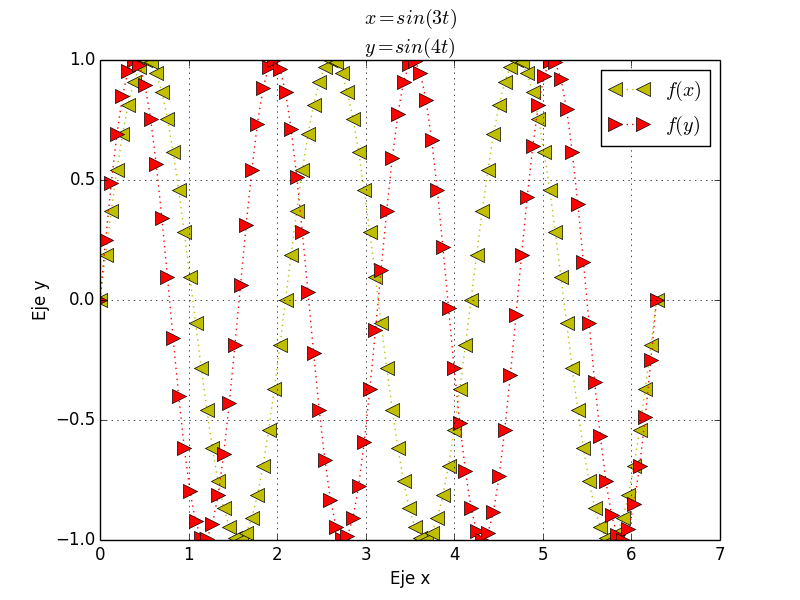

Here is the Python script that generated this plot:
import matplotlib.pyplot as plt
import numpy as np

t = np.linspace(0,2*np.pi,100)
def f(t):
    return (np.sin(3*t))
plt.plot(t,f(t),'<:y', ms=10)
plt.title('$x=sin(3t)$\n$y=sin(4t)$')
plt.ylabel('Eje y')
plt.xlabel('Eje x')

def y(t):
    return (np.sin(4*t))
plt.plot(t,y(t),'>:r', ms =10)
plt.legend(['$f(x)$','$f(y)$'])
plt.grid(True)
plt.show()
